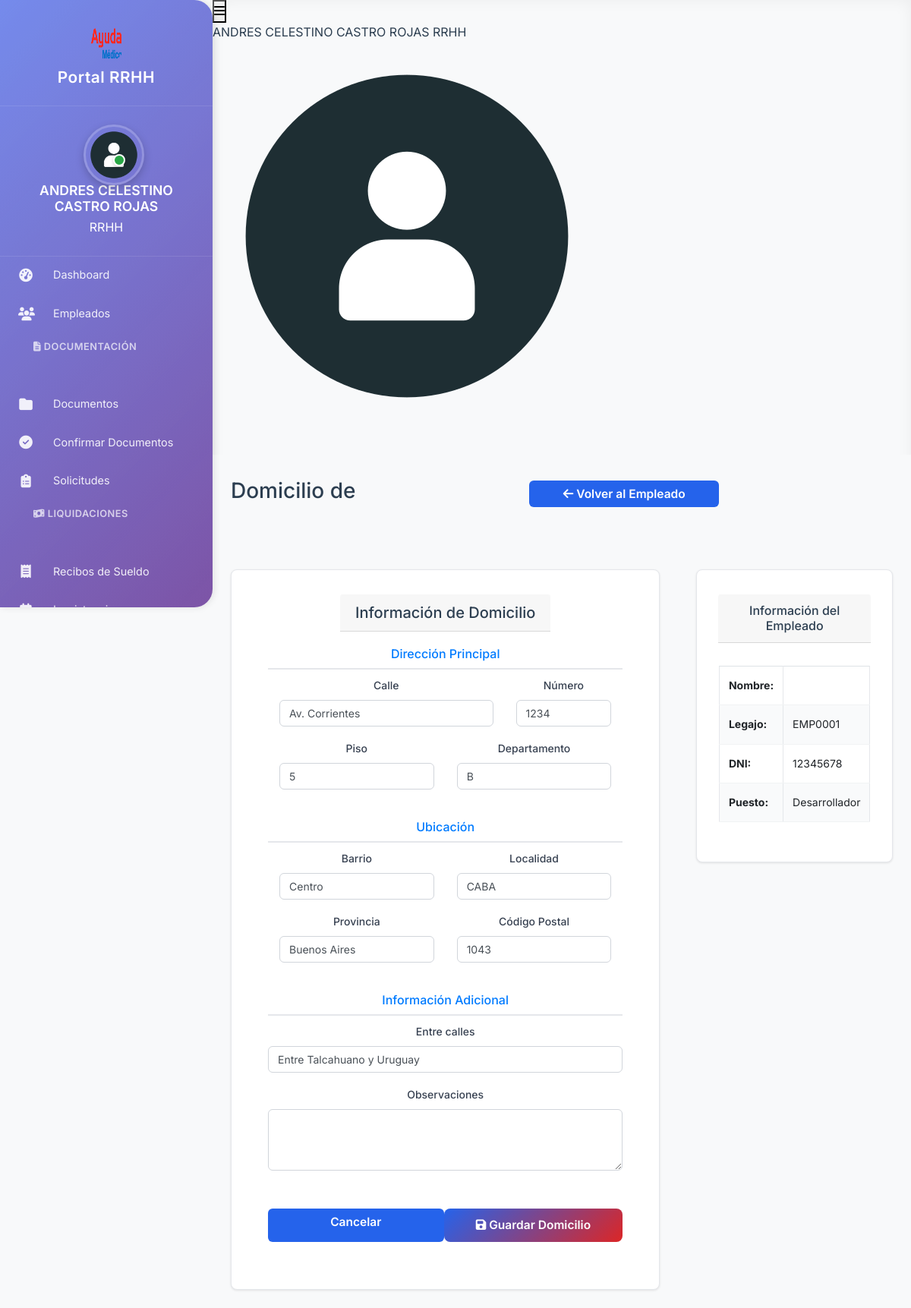
Screenshot of /rrhh/empleados/1/domicilio/ (signed in) with the database file from the repository.
### apps/empleados/models.py (models this page shows, shortened)
class DomicilioEmpleado(models.Model):
    empleado = models.OneToOneField(Empleado, on_delete=models.CASCADE, related_name='domicilio')
    calle = models.CharField(max_length=100, blank=True)
    numero = models.CharField(max_length=10, blank=True)
    piso = models.CharField(max_length=10, blank=True)
    depto = models.CharField(max_length=10, blank=True)
    barrio = models.CharField(max_length=100, blank=True)
    localidad = models.CharField(max_length=100, blank=True)
    provincia = models.CharField(max_length=100, blank=True)
    codigo_postal = models.CharField(max_length=10, blank=True)
    entre_calles = models.CharField(max_length=200, blank=True)
    observaciones = models.TextField(blank=True)
    class Meta:
        verbose_name = "Domicilio"
        verbose_name_plural = "Domicilios"

class Empleado(models.Model):
    TIPO_CONTRATO_CHOICES = [
        ('tiempo_completo', 'Tiempo completo'),
        ('tiempo_parcial', 'Tiempo parcial'),
        ('freelance', 'Freelance'),
    ]
    PARENTESCO_CHOICES = [
        ('esposo/a', 'Esposo/a'),
        ('hijo/a', 'Hijo/a'),
        ('padre/madre', 'Padre/Madre'),
        ('hermano/a', 'Hermano/a'),
        ('otro', 'Otro'),
    ]
    user = models.OneToOneField(User, on_delete=models.CASCADE)
    es_rrhh = models.BooleanField(default=False, verbose_name="¿Es RRHH?", help_text="Marcar si este usuario pertenece al área de RRHH y debe acceder al panel de gestión RRHH.")
    is_active = models.BooleanField(default=True, verbose_name="Empleado Activo", help_text="Indica si el empleado está activo. Los empleados inactivos no aparecen en las cargas masivas de recibos.")
    legajo = models.CharField(max_length=20, unique=True)
    numero_legajo = models.IntegerField(null=True, blank=True, help_text="Número de legajo para facilitar búsquedas")
    dni = models.CharField(max_length=20)
    cuil = models.CharField(max_length=15, blank=True)  # Nuevo campo CUIL
    fecha_nacimiento = models.DateField(null=True, blank=True)
    telefono = models.CharField(max_length=20, blank=True)
    foto_perfil = models.ImageField(upload_to='perfiles/', blank=True, null=True)
    puesto = models.CharField(max_length=100, blank=True)
    departamento = models.CharField(max_length=100, blank=True)
    supervisor = models.CharField(max_length=100, blank=True)
    tipo_contrato = models.CharField(max_length=20, choices=TIPO_CONTRATO_CHOICES, default='tiempo_completo')
    salario = models.DecimalField(max_digits=10, decimal_places=2, null=True, blank=True)
    fecha_contrato = models.DateField(null=True, blank=True)
    contacto_emergencia = models.CharField(max_length=100, blank=True)
    telefono_emergencia = models.CharField(max_length=20, blank=True)
    relacion_emergencia = models.CharField(max_length=50, blank=True)
    firma_imagen = models.ImageField(upload_to='firmas/', blank=True, null=True)
    firma_pin = models.CharField(max_length=6, blank=True)
    debe_cambiar_password = models.BooleanField(default=False, verbose_name="Debe cambiar contraseña",
                                               help_text="Marcar si el usuario debe cambiar su contraseña en el próximo login")
    class Meta:
        verbose_name = "Empleado"
        verbose_name_plural = "Empleados"

### apps/rrhh/views.py (the view, shortened to what this page needs)
# urls.py: path('empleados/<int:empleado_pk>/domicilio/', views.EditarDomicilioEmpleadoView.as_view(), name='editar_domicilio'),
class EditarDomicilioEmpleadoView(LoginRequiredMixin, SoloRRHHMixin, UpdateView):
    model = DomicilioEmpleado
    form_class = DomicilioEmpleadoForm
    template_name = 'rrhh/editar_domicilio.html'
    def get_object(self, queryset=None):
        empleado_pk = self.kwargs.get('empleado_pk')
        empleado = get_object_or_404(Empleado, pk=empleado_pk)
        domicilio, created = DomicilioEmpleado.objects.get_or_create(empleado=empleado)
        return domicilio
    def get_context_data(self, **kwargs):
        context = super().get_context_data(**kwargs)
        context['empleado'] = self.object.empleado
        return context

### templates/rrhh/editar_domicilio.html (shortened to what this page needs)
{% extends 'rrhh/base_rrhh.html' %}
{% block content %}
<div class="container-fluid">
    <div class="row">
        <div class="col-12">
            <div class="d-flex justify-content-between align-items-center mb-4">
                <h1 class="h3">Domicilio de {{ empleado.user.get_full_name }}</h1>
                <a href="{% url 'rrhh:empleado_detail' empleado.pk %}" class="btn btn-secondary">
                    <i class="fas fa-arrow-left"></i> Volver al Empleado
                </a>
            </div>
        </div>
    </div>
    <div class="row">
        <div class="col-12 col-lg-8">
            <div class="card">
                <div class="card-header">
                    <h5 class="card-title mb-0">Información de Domicilio</h5>
                </div>
                <div class="card-body">
                    <form method="post">
                        <div class="row mb-4">
                            <div class="col-12">
                                <h6 class="text-primary border-bottom pb-2">Dirección Principal</h6>
                            </div>
                            <div class="col-md-8">
                                <div class="mb-3">
                                    <label for="{{ form.calle.id_for_label }}" class="form-label">{{ form.calle.label }}</label>
                                    {{ form.calle }}
                                </div>
                            </div>
                            <div class="col-md-4">
                                <div class="mb-3">
                                    <label for="{{ form.numero.id_for_label }}" class="form-label">{{ form.numero.label }}</label>
                                    {{ form.numero }}
                                </div>
                            </div>
                            <div class="col-md-6">
                                <div class="mb-3">
                                    <label for="{{ form.piso.id_for_label }}" class="form-label">{{ form.piso.label }}</label>
                                    {{ form.piso }}
                                </div>
                            </div>
                            <div class="col-md-6">
                                <div class="mb-3">
                                    <label for="{{ form.depto.id_for_label }}" class="form-label">{{ form.depto.label }}</label>
                                    {{ form.depto }}
                                </div>
                            </div>
                        </div>
                        <div class="row mb-4">
                            <div class="col-12">
                                <h6 class="text-primary border-bottom pb-2">Ubicación</h6>
                            </div>
                            <div class="col-md-6">
                                <div class="mb-3">
                                    <label for="{{ form.barrio.id_for_label }}" class="form-label">{{ form.barrio.label }}</label>
                                    {{ form.barrio }}
                                </div>
                            </div>
                            <div class="col-md-6">
                                <div class="mb-3">
                                    <label for="{{ form.localidad.id_for_label }}" class="form-label">{{ form.localidad.label }}</label>
                                    {{ form.localidad }}
                                </div>
                            </div>
                            <div class="col-md-6">
                                <div class="mb-3">
                                    <label for="{{ form.provincia.id_for_label }}" class="form-label">{{ form.provincia.label }}</label>
                                    {{ form.provincia }}
                                </div>
                            </div>
                            <div class="col-md-6">
                                <div class="mb-3">
                                    <label for="{{ form.codigo_postal.id_for_label }}" class="form-label">{{ form.codigo_postal.label }}</label>
                                    {{ form.codigo_postal }}
                                </div>
                            </div>
                        </div>
                        <div class="row mb-4">
                            <div class="col-12">
                                <h6 class="text-primary border-bottom pb-2">Información Adicional</h6>
                            </div>
                            <div class="col-12">
                                <div class="mb-3">
                                    <label for="{{ form.entre_calles.id_for_label }}" class="form-label">{{ form.entre_calles.label }}</label>
                                    {{ form.entre_calles }}
                                </div>
                            </div>
                            <div class="col-12">
                                <div class="mb-3">
                                    <label for="{{ form.observaciones.id_for_label }}" class="form-label">{{ form.observaciones.label }}</label>
                                    {{ form.observaciones }}
                                </div>
                            </div>
                        </div>
                        <div class="d-flex justify-content-between">
                            <a href="{% url 'rrhh:empleado_detail' empleado.pk %}" class="btn btn-secondary">Cancelar</a>
                            <button type="submit" class="btn btn-primary">
                                <i class="fas fa-save"></i> Guardar Domicilio
                            </button>
                        </div>
                    </form>
                </div>
            </div>
        </div>
        <div class="col-12 col-lg-4">
            <div class="card">
                <div class="card-header">
                    <h6 class="card-title mb-0">Información del Empleado</h6>
                </div>
                <div class="card-body">
                    <table class="table table-sm">
                        <tr>
                            <td><strong>Nombre:</strong></td>
                            <td>{{ empleado.user.get_full_name }}</td>
                        </tr>
                        <tr>
                            <td><strong>Legajo:</strong></td>
                            <td>{{ empleado.legajo }}</td>
                        </tr>
                        <tr>
                            <td><strong>DNI:</strong></td>
                            <td>{{ empleado.dni }}</td>
                        </tr>
                        <tr>
                            <td><strong>Puesto:</strong></td>
                            <td>{{ empleado.puesto|default:"-" }}</td>
                        </tr>
                    </table>
                </div>
            </div>
        </div>
    </div>
</div>
{% endblock %}

### templates/rrhh/base_rrhh.html (shortened to what this page needs)
{% load static %}
<!DOCTYPE html>
<html lang="es">
<head>
  <link href="https://cdn.jsdelivr.net/npm/bootstrap@4.6.2/dist/css/bootstrap.min.css" rel="stylesheet">
  <link rel="stylesheet" href="https://cdnjs.cloudflare.com/ajax/libs/font-awesome/6.5.1/css/all.min.css">
  <link rel="stylesheet" href="{% static 'css/styles.css' %}">
  <link rel="stylesheet" href="{% static 'css/rrhh-panel.css' %}">
</head>
<body>
  <aside class="sidebar" id="sidebar">
    <div class="logo">
      <img src="{% static 'img/logo.png' %}" alt="Logo">
      <h4>Portal RRHH</h4>
    </div>
    <div class="user-profile">
      <div class="profile-picture">
        {% if user.empleado.foto_perfil %}
          <img src="{{ user.empleado.foto_perfil.url }}" alt="Foto de perfil">
        {% else %}
          <img src="{% static 'img/empleado.png' %}" alt="Foto por defecto">
        {% endif %}
        <div class="profile-status"></div>
      </div>
      <div class="profile-info">
        <h5>{{ user.get_full_name }}</h5>
        <span class="role">RRHH</span>
      </div>
    </div>
    <nav class="sidebar-nav">
      <ul>
        <li>
          <a href="{% url 'rrhh:dashboard' %}" class="nav-link {% if 'dashboard' in request.resolver_match.url_name %}active{% endif %}">
            <i class="fas fa-tachometer-alt"></i>
            <span>Dashboard</span>
          </a>
        </li>
        <li>
          <a href="{% url 'rrhh:empleados' %}" class="nav-link {% if 'empleados' in request.resolver_match.url_name %}active{% endif %}">
            <i class="fas fa-users"></i>
            <span>Empleados</span>
          </a>
        </li>
        <li>
          <div class="nav-section">
            <span class="nav-section-title">
              <i class="fas fa-file-alt"></i>
              Documentación
            </span>
          </div>
          <ul class="nav-subsection">
            <li>
              <a href="{% url 'rrhh:documentos' %}" class="nav-link {% if 'documentos' in request.resolver_match.url_name and 'confirmar' not in request.resolver_match.url_name %}active{% endif %}">
                <i class="fas fa-folder"></i>
                <span>Documentos</span>
              </a>
            </li>
            <li>
              <a href="{% url 'rrhh:documentacion_confirmar' %}" class="nav-link {% if 'confirmar' in request.resolver_match.url_name %}active{% endif %}">
                <i class="fas fa-check-circle"></i>
                <span>Confirmar Documentos</span>
              </a>
            </li>
          </ul>
        </li>
        <li>
          <a href="{% url 'rrhh:solicitudes' %}" class="nav-link {% if 'solicitudes' in request.resolver_match.url_name %}active{% endif %}">
            <i class="fas fa-clipboard-list"></i>
            <span>Solicitudes</span>
          </a>
        </li>
        <li>
          <div class="nav-section">
            <span class="nav-section-title">
              <i class="fas fa-money-bill-wave"></i>
              Liquidaciones
            </span>
          </div>
          <ul class="nav-subsection">
            <li>
              <a href="{% url 'rrhh:recibos_dashboard' %}" class="nav-link {% if 'recibos' in request.resolver_match.url_name %}active{% endif %}">
                <i class="fas fa-receipt"></i>
                <span>Recibos de Sueldo</span>
              </a>
            </li>
          </ul>
        </li>
        <li>
          <a href="{% url 'rrhh:inasistencias' %}" class="nav-link {% if 'inasistencias' in request.resolver_match.url_name %}active{% endif %}">
            <i class="fas fa-calendar-times"></i>
            <span>Inasistencias</span>
          </a>
        </li>
      </ul>
    </nav>
  </aside>
  <main class="main-content" id="mainContent">
    <header class="topbar">
      <div class="topbar-content">
        <div class="topbar-left">
          <button class="sidebar-toggle" id="sidebarToggle">
            <i class="fas fa-bars"></i>
          </button>
        </div>
        <div class="topbar-right">
          <div class="user-menu">
            <div class="user-info">
              <span class="user-name">{{ user.get_full_name }}</span>
              <span class="user-role">RRHH</span>
            </div>
            <div class="user-avatar">
              {% if user.empleado.foto_perfil %}
                <img src="{{ user.empleado.foto_perfil.url }}" alt="Avatar">
              {% else %}
                <img src="{% static 'img/empleado.png' %}" alt="Avatar por defecto">
              {% endif %}
            </div>
          </div>
        </div>
      </div>
    </header>
    <div class="page-content">
      {% block content %}{% endblock %}
    </div>
  </main>
</body>
</html>

### rows the page displays
DomicilioEmpleado: calle "Av. Corrientes", numero "1234", piso "5", depto "B", barrio "Centro", localidad "CABA", provincia "Buenos Aires", codigo_postal "1043", entre_calles "Entre Talcahuano y Uruguay"
Empleado: legajo "EMP0001", dni "12345678", puesto "Desarrollador"

### other values shown
{{ user.get_full_name }} "ANDRES CELESTINO CASTRO ROJAS"
